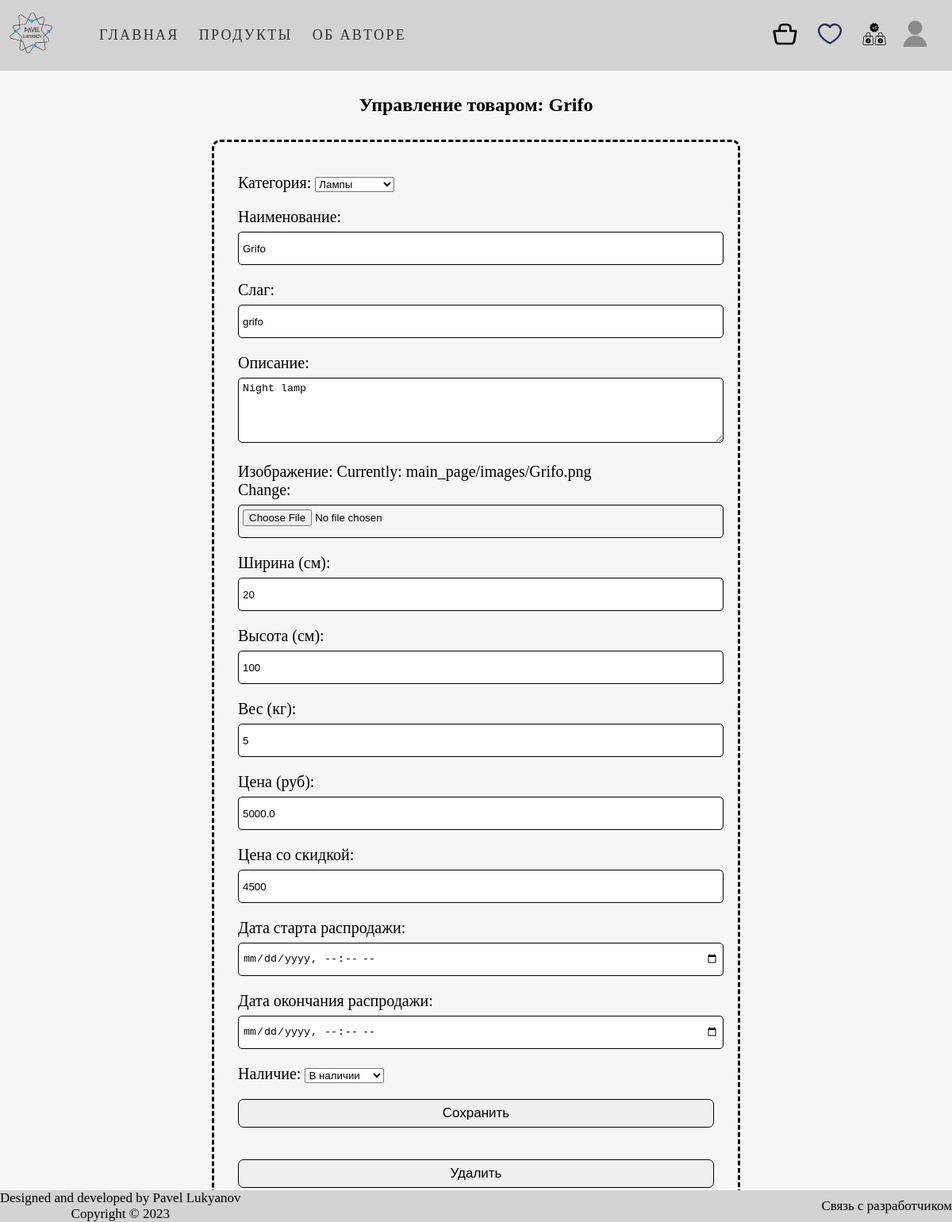
The page /products/product/8/grifo (signed in) on the database its author committed.
### main_page/models.py (models this page shows, shortened)
class Menu(models.Model):
    title = models.CharField(max_length=50)
    url = models.CharField(max_length=100)
    class Meta:
        verbose_name = 'Меню'
        verbose_name_plural = 'Меню'

class Product(models.Model):
    category = models.ForeignKey(Category, on_delete=models.CASCADE, null=True,
                                 verbose_name='Категория')
    name = models.CharField(max_length=50, db_index=True, verbose_name='Наименование', null=True)
    slug = models.SlugField(max_length=100, db_index=True, null=True, verbose_name='Слаг')
    description = models.TextField(max_length=350, verbose_name='Описание', null=True)
    img = models.ImageField(upload_to='main_page/images', verbose_name='Изображение', null=True)
    width = models.CharField(max_length=10, verbose_name='Ширина (см)', null=True)
    height = models.CharField(max_length=10, verbose_name='Высота (см)', null=True)
    weight = models.CharField(max_length=10, verbose_name='Вес (кг)', null=True)
    price = models.FloatField(max_length=6, verbose_name='Цена (руб)', null=True)
    discount_price = models.CharField(max_length=10, null=True, verbose_name='Цена со скидкой')
    start_date = models.DateTimeField(null=True, blank=True, verbose_name='Дата старта распродажи')
    end_date = models.DateTimeField(null=True, blank=True, verbose_name='Дата окончания распродажи')
    availability_status = models.ForeignKey(ProductAvailability, on_delete=models.CASCADE, null=True, verbose_name='Наличие')
    reviewer = models.ForeignKey(Profile, on_delete=models.CASCADE, null=True, blank=True)
    vote_total = models.IntegerField(default=0, null=True, blank=True)
    vote_ratio = models.IntegerField(default=0, null=True, blank=True)
    created = models.DateTimeField(auto_now_add=True, null=True)
    updated = models.DateTimeField(auto_now=True, null=True)
    cart_prods = models.ForeignKey(ShoppingCart, on_delete=models.CASCADE, null=True)
    class Meta:
        ordering = ('name', '-vote_ratio', '-vote_total')
        index_together = ('id', 'slug',)
        verbose_name = 'Товар'
        verbose_name_plural = 'Товары'

class Category(models.Model):
    name = models.CharField(max_length=100, db_index=True, verbose_name='Категория')
    slug = models.SlugField(max_length=100, db_index=True, unique=True)
    class Meta:
        ordering = ('name',)
        verbose_name = 'Категория'
        verbose_name_plural = 'Категории'
    def __str__(self):
        return self.name

class ProductAvailability(models.Model):
    availability_status = models.CharField(max_length=12, verbose_name='Статус товара', null=True)
    class Meta:
        verbose_name = 'Статус наличия'
        verbose_name_plural = 'Статусы наличия'
    def __str__(self):
        return self.availability_status

### main_page/views.py (the view, shortened to what this page needs)
# urls.py: path('product/<int:prod_id>/<slug:slug>', views.product_detail, name='product_detail'),
@login_required
def product_detail(request, prod_id, slug):
    menu = Menu.objects.all()
    product = get_object_or_404(Product, id=prod_id, slug=slug)
    if request.method == 'GET':
        if request.user.is_staff or request.user.is_superuser:
            form_prod = ProductForm(instance=product)
            return render(request, 'main_page/edit_prod.html', {'product': product, 'form_prod': form_prod, 'menu': menu})
        else:
            form_review = ReviewForm(request.GET)
            return render(request, 'main_page/view_prod.html', {'product': product, 'form_review': form_review, 'menu': menu})

### main_page/forms.py
class ProductForm(ModelForm):
    class Meta:
        model = Product
        fields = ['category', 'name', 'slug', 'description', 'img', 'width', 'height', 'weight', 'price',
                  'discount_price', 'start_date', 'end_date', 'availability_status']
        widgets = {
            'start_date': forms.DateTimeInput(attrs={'type': 'datetime-local'}),
            'end_date': forms.DateTimeInput(attrs={'type': 'datetime-local'})
        }

### templates/main_page/edit_prod.html (shortened to what this page needs)
{% extends 'main_page/base.html' %}
{% load static %}
{% block css %}
    <link rel="stylesheet" href="{% static 'css/edit-prod.css' %}">
{% endblock %}
{% block content %}
    <h2>Управление товаром: <b>{{ product.name }}</b></h2>
    <section>
        <div class="content container">
            <div class="edit-product">
                <form method="post" class="edit-form" enctype="multipart/form-data">
                    {{ form_prod.as_p }}
                    <div class="button">
                        <button class="save-btn btn">Сохранить</button>
                    </div>
                </form>
                <div class="control-buttons">
                    <form action="{% url 'main_page:delete' product.id %}" method="post" class="edit-form">
                        <div class="button">
                            <button class="del-btn btn">Удалить</button>
                        </div>
                    </form>
                </div>
            </div>
        </div>
    </section>
{% endblock %}

### templates/main_page/base.html (shortened to what this page needs)
<!DOCTYPE html>
{% load static %}
<html lang="en">
<head>
    <link rel="stylesheet" href="{% static 'css/base.css' %}">
    {% block css %} {% endblock %}
</head>
<body>
    <header class="page-header">
        <div class="page-header__wrapper container">
            <nav class="site-nav page-header__site-nav">
                <div class="page-header__logo">
                    <a href="{% url 'main_page:index' %}">
                        <img src="{% static 'main_page/my_logo.svg' %}" width="80" height="80" alt="Логотип автора">
                    </a>
                </div>
                <ul class="site-nav__list">
                    {% for item in menu %}
                        <li class="site-nav__item"><a href="{{ item.url }}">{{ item.title }}</a></li>
                    {% endfor %}
                </ul>
            </nav>
            <div class="user-nav__user-block">
                {% if user.is_authenticated %}
                    <div class="user-nav__shop_block">
                        <a href="{% url 'cart:cart' %}"><img src="{% static 'main_page/shop_cart.svg' %}"
                                                             height="32" width="33" alt="Корзина товаров">
                        </a>
                        <a href="{% url 'favourites:all_products' %}"><img src="{% static 'main_page/favourites-icon.svg' %}"
                                                                           width="32" height="33" alt="Избранное">
                        </a>
                        <a href="{% url 'compare:all_compare' %}"><img src="{% static 'main_page/compare.svg' %}"
                                                                           width="32" height="33" alt="Избранное">
                        </a>
                    </div>
                    <div class="user-nav__profile">
                        <a class="user-nav__logo" id="user-icon" href="{% url 'main_page:index' %}">
                            <img src="{% static 'main_page/user_logo.svg' %}"
                                 width="32" height="33" alt="Пользователь">
                        </a>
                    </div>
                {% else %}
                    <ul class="user-nav__user-auth">
                        <li><a href="{% url 'signup' %}">Зарегистрироваться</a></li>
                        <li><a href="{% url 'login' %}">Войти</a></li>
                    </ul>
                {% endif %}
            </div>
        </div>
    </header>
    {% block content %}
    {% endblock %}
    <footer class="basement-content">
        <div class="footer container">
            <div class="info-line">
                <div class="rights">
                    <p>Designed and developed by Pavel Lukyanov</p>
                    <p>Copyright © 2023</p>
                </div>
                <div class="info-line__menu">
                    <a class="top-line__menu-item" href="https://t.me/Lukianov08">Связь с разработчиком</a>
                </div>
            </div>
        </div>
    </footer>
</body>
</html>

### main_page/static/css/base.css (style rules this page uses)
body { height: 100%; padding: 0; margin: 0; background-color: #f6f6f6; }
h1, h2, h3, p { margin: 0; padding: 0; }
.container { max-width: 1200px; min-width: 320px; margin: 0 auto; box-sizing: border-box }
a { text-decoration: none; color: black; cursor: pointer; }
.page-header { position: sticky; top: 0; }
ul { margin: 0; padding: 0; }
.page-header { background-color: lightgray; }
.page-header__logo { display: inline-block; padding-top: 5px; }
.page-header__wrapper { display: flex; flex-wrap: wrap; justify-content: space-between; align-items: center; }
.page-header__site-nav { display: flex; align-items: center; }
.site-nav__list { display: flex; margin-left: 20px; list-style: none; }
.site-nav__item, .user-nav__logo { margin: 15px 0 15px 0; padding-left: 25px; }
.site-nav__item a { font-size: 18px; line-height: 19px; color: #303032; text-transform: uppercase; letter-spacing: .13em; }
.user-nav__user-block { display: flex; align-items: center; }
.user-nav__logo { margin: 0; padding: 0; }
.user-nav__profile { display: flex; justify-content: center; flex-direction: column; align-items: center; margin-right: 30px; }
.user-nav__profile { position: relative; display: block; }
.user-nav__shop_block { position: relative; margin-right: 20px; }
.user-nav__shop_block a:not(:last-child) { margin-right: 20px; }
.basement-content { position: absolute; bottom: 0; width: 100%; margin-top: 40px; background-color: #d3d3d3; }
.info-line { display: flex; justify-content: space-between; align-items: center; font-size: 17px; }
.rights p { text-align: center; font-weight: 400; }

### main_page/static/css/edit-prod.css (style rules this page uses)
h2 { text-align: center; padding: 30px 0 30px 0; }
.content { display: flex; justify-content: center; align-items: center; flex-direction: column; }
.edit-product { display: flex; flex-direction: column; justify-content: center; align-items: center; padding: 30px; border-radius: 10px; border: 3px dashed black; }
.edit-form { width: 600px; font-size: 20px; border-radius: 7px; text-align: left; box-sizing: border-box; }
.edit-form select { width: 100px; }
.edit-form label { margin: 0 0 7px 0; }
.edit-form input, textarea { padding: 5px; width: 100%; border: 1px solid black; margin: 7px 0 0 0; height: 30px; border-radius: 5px; }
.edit-form textarea { height: 70px; }
.edit-form > * { padding: 10px 0 10px 0; }
.control-buttons { display: flex; flex-direction: column; justify-content: center; align-items: center; margin-top: 20px; }
.control-buttons .button { text-align: center; width: 100%; }
.save-btn, .del-btn { width: 100%; font-size: 17px; padding: 7px; border-radius: 7px; cursor: pointer; border: 1px solid black; }
.save-btn { color: black; }
.del-btn { color: black; }

### rows shown on the page
Menu: title "ГЛАВНАЯ"
Menu: title "ПРОДУКТЫ"
Menu: title "ОБ АВТОРЕ"
Product: name "Grifo", category "Лампы", slug "grifo", description "Night lamp", width "20", height "100", weight "5", price "5000.0", discount_price "4500"
Category: name "Grifo"
ProductAvailability: availability_status "В наличии"
